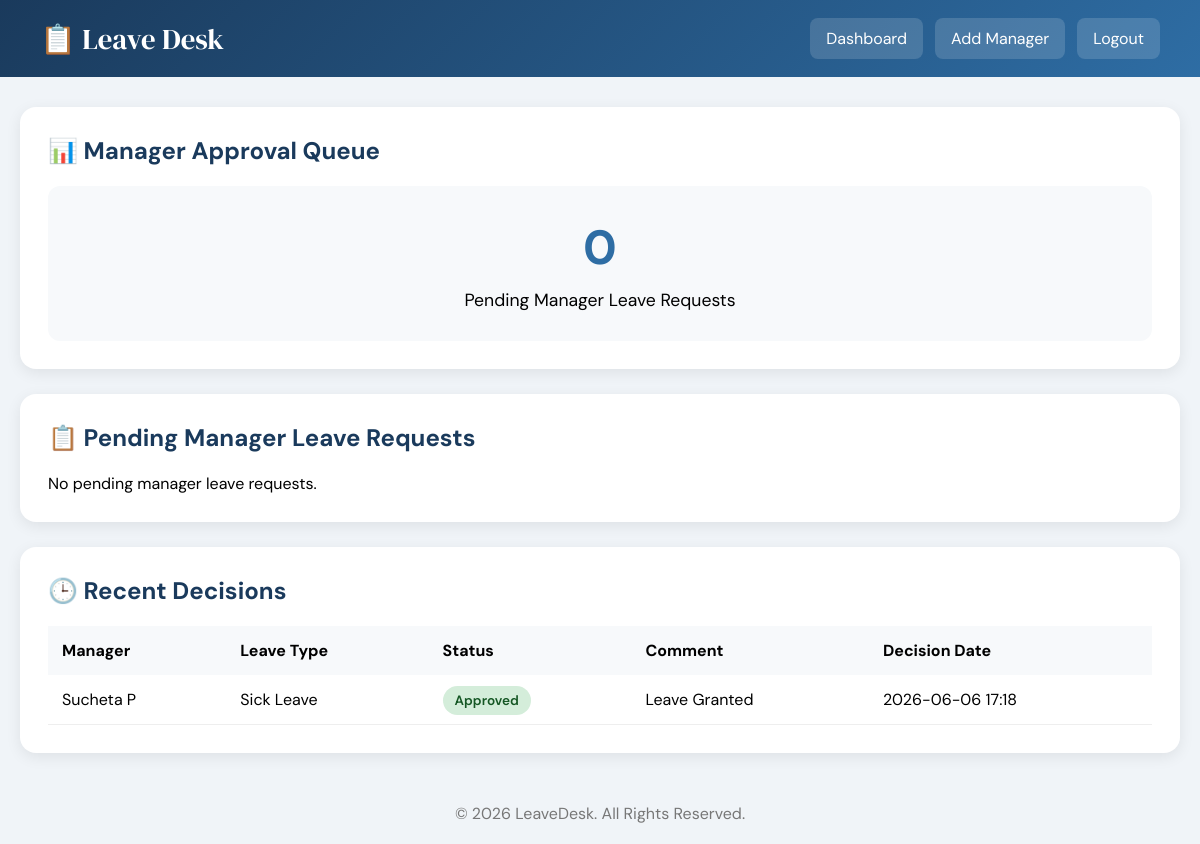
The app's page /admin_requests (signed in) with its own data.
### tables this page shows
CREATE TABLE leave_requests (
            id INTEGER PRIMARY KEY AUTOINCREMENT,
            employee_id INTEGER NOT NULL,
            leave_type TEXT NOT NULL,
            start_date TEXT NOT NULL,
            end_date TEXT NOT NULL,
            total_days INTEGER DEFAULT 0,
            reason TEXT NOT NULL,
            status TEXT DEFAULT 'Pending',
            manager_comment TEXT DEFAULT '',
            decision_date TEXT DEFAULT '',
            submitted_on TEXT NOT NULL,
            approved_by INTEGER,
            approval_level TEXT,
            FOREIGN KEY(employee_id) REFERENCES users(id)
        );

CREATE TABLE users (
            id INTEGER PRIMARY KEY AUTOINCREMENT,
            employee_id TEXT UNIQUE NOT NULL,
            password TEXT NOT NULL,
            full_name TEXT NOT NULL,
            email TEXT DEFAULT '',
            phone TEXT DEFAULT '',
            department TEXT DEFAULT '',
            designation TEXT DEFAULT '',
            role TEXT NOT NULL,

            casual_leave INTEGER DEFAULT 6,
            sick_leave INTEGER DEFAULT 6,
            annual_leave INTEGER DEFAULT 12,
            is_active INTEGER DEFAULT 1,
            must_change_password INTEGER DEFAULT 0
        );

### app.py (the view)
@app.route("/admin_requests")
def admin_requests():
    if "user_id" not in session:
        return redirect(url_for("login"))
    if session.get("role") != "admin":
        return redirect(url_for("login"))
    conn = get_db()
    pending_requests = conn.execute("""
        SELECT
            lr.*,
            u.full_name,
            u.employee_id

        FROM leave_requests lr

        JOIN users u
        ON lr.employee_id = u.id

        WHERE
            lr.approval_level='admin'
            AND lr.status='Pending'

        ORDER BY lr.submitted_on DESC
    """).fetchall()
    decision_history = conn.execute("""
        SELECT
            lr.*,
            u.full_name,
            u.employee_id

        FROM leave_requests lr

        JOIN users u
        ON lr.employee_id = u.id

        WHERE
            lr.approval_level='admin'
            AND lr.status IN ('Approved','Rejected')

        ORDER BY lr.decision_date DESC
        LIMIT 10
    """).fetchall()
    stats = conn.execute("""
        SELECT
            COUNT(*) AS pending_manager_requests
        FROM leave_requests
        WHERE
            approval_level='admin'
            AND status='Pending'
    """).fetchone()
    conn.close()
    return render_template(
        "admin_requests.html",
        pending_requests=pending_requests,
        decision_history=decision_history,
        stats=stats
    )

### app.py (called while the page is built)
def get_db():
    conn = sqlite3.connect(DB_PATH)
    conn.row_factory = sqlite3.Row
    return conn

### templates/admin_requests.html (shortened to what this page needs)
<!DOCTYPE html>
<html lang="en">
<head>
</head>
<body>
<nav>
    <div class="brand">
        📋 Leave Desk
    </div>
    <div class="nav-links">
        <a href="{{ url_for('admin_dashboard') }}">
            Dashboard
        </a>
        <a href="{{ url_for('add_manager') }}">
            Add Manager
        </a>
        <a href="{{ url_for('logout') }}">
            Logout
        </a>
    </div>
</nav>
<div class="container">
<div class="card">
    <h2>📊 Manager Approval Queue</h2>
    <div class="stats-box">
        <h1>
            {{ stats.pending_manager_requests }}
        </h1>
        <p>Pending Manager Leave Requests</p>
    </div>
</div>
<div class="card">
<h2>📋 Pending Manager Leave Requests</h2>
{% if pending_requests %}
<table>
<thead>
<tr>
    <th>ID</th>
    <th>Manager</th>
    <th>Employee ID</th>
    <th>Leave Type</th>
    <th>From</th>
    <th>To</th>
    <th>Days</th>
    <th>Reason</th>
    <th>Comment</th>
    <th>Action</th>
</tr>
</thead>
<tbody>
{% for req in pending_requests %}
<tr>
    <td>{{ req.id }}</td>
    <td>{{ req.full_name }}</td>
    <td>{{ req.employee_id }}</td>
    <td>{{ req.leave_type }}</td>
    <td>{{ req.start_date }}</td>
    <td>{{ req.end_date }}</td>
    <td>{{ req.total_days }}</td>
    <td>{{ req.reason }}</td>
    <td>
        <form method="POST"
              action="{{ url_for('admin_action', request_id=req.id) }}">
            <textarea
                name="comment"
                placeholder="Enter admin comment"></textarea>
    </td>
    <td>
            <button
                type="submit"
                name="action"
                value="Approved"
                class="btn approve">
                Approve
            </button>
            <br><br>
            <button
                type="submit"
                name="action"
                value="Rejected"
                class="btn reject">
                Reject
            </button>
        </form>
    </td>
</tr>
{% endfor %}
</tbody>
</table>
{% else %}
<p>No pending manager leave requests.</p>
{% endif %}
</div>
<div class="card">
<h2>🕒 Recent Decisions</h2>
{% if decision_history %}
<table>
<thead>
<tr>
    <th>Manager</th>
    <th>Leave Type</th>
    <th>Status</th>
    <th>Comment</th>
    <th>Decision Date</th>
</tr>
</thead>
<tbody>
{% for req in decision_history %}
<tr>
    <td>{{ req.full_name }}</td>
    <td>{{ req.leave_type }}</td>
    <td>
        <span class="badge {{ req.status.lower() }}">
            {{ req.status }}
        </span>
    </td>
    <td>
        {{ req.manager_comment if req.manager_comment else "-" }}
    </td>
    <td>
        {{ req.decision_date }}
    </td>
</tr>
{% endfor %}
</tbody>
</table>
{% else %}
<p>No decisions recorded yet.</p>
{% endif %}
</div>
</div>
<div class="footer">
    © 2026 LeaveDesk. All Rights Reserved.
</div>
</body>
</html>

### templates/admin_requests.html (style rules this page uses)
* { margin:0; padding:0; box-sizing:border-box; }
body { font-family:'DM Sans',sans-serif; background:#f0f4f8; }
nav { background:linear-gradient(135deg,#1a3a5c,#2e6da4); padding:18px 40px; display:flex; justify-content:space-between; align-items:center; }
.brand { color:white; font-size:1.8rem; font-family:'DM Serif Display',serif; }
.nav-links { display:flex; gap:12px; }
.nav-links a { text-decoration:none; color:white; background:rgba(255,255,255,0.15); padding:10px 16px; border-radius:8px; }
.container { max-width:1400px; margin:30px auto; padding:0 20px; }
.card { background:white; border-radius:16px; padding:28px; margin-bottom:25px; box-shadow:0 4px 15px rgba(0,0,0,0.08); }
.card h2 { color:#1a3a5c; margin-bottom:20px; }
.stats-box { text-align:center; background:#f7f9fb; padding:30px; border-radius:12px; }
.stats-box h1 { color:#2e6da4; font-size:3rem; }
.stats-box p { margin-top:10px; font-size:1.1rem; }
table { width:100%; border-collapse:collapse; }
th { background:#f7f9fb; padding:14px; text-align:left; }
td { padding:14px; border-bottom:1px solid #eee; vertical-align:top; }
.badge { padding:6px 12px; border-radius:20px; font-size:0.85rem; font-weight:600; }
.approved { background:#d4edda; color:#155724; }
.footer { text-align:center; padding:20px; color:#777; }

### records on screen
leave_requests: full_name "Sucheta P", leave_type "Sick Leave", status "Approved", manager_comment "Leave Granted", decision_date "2026-06-06 17:18"

### other values on screen
{{ stats.pending_manager_requests }} "0"
